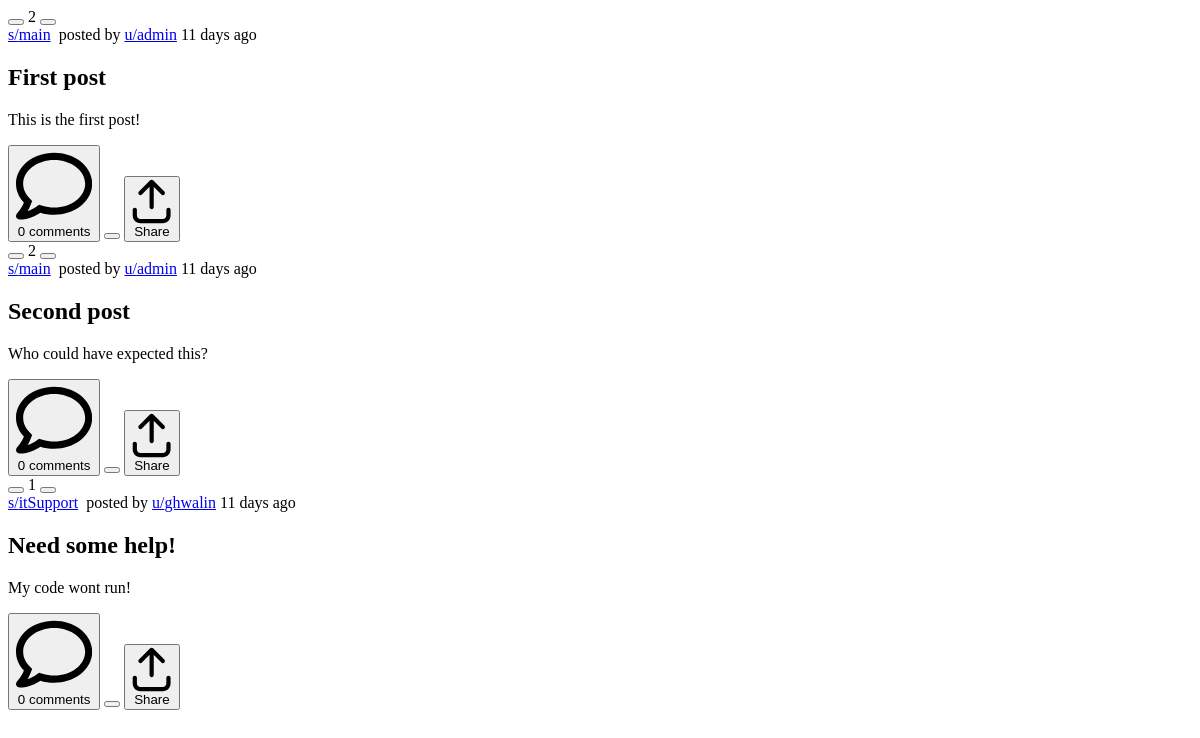
Page /request/fetch_posts.php on the committed database.
### tables this page shows
create table if not exists posts (
    post_id int not null auto_increment,
    title varchar(45) not null,
    content text,
    hash varchar(6) not null,
    user_id int not null,
    community_id int not null,
    status enum('public','draft','removed') not null,
    created_at datetime not null default current_timestamp,
    primary key (post_id),
    index fk_posts_users (user_id asc) visible,
    index fk_community1_idx (community_id asc) visible,
    constraint fk_posts_users foreign key (user_id) references users (user_id),
    constraint fk_community1 foreign key (community_id) references communities (community_id) on delete cascade
);

### require/db_connect.php (called while the page is built, shortened)
<?php
$conn = new mysqli('127.0.0.1', 'root', '', 'greendit');
function query($sql) {
    global $conn;
    $result = $conn->query($sql);
    return $result->fetch_all(MYSQLI_ASSOC);
}

### require/util.php (called while the page is built, shortened)
<?php
function icon($name, $class = '') {
    $contents = file_get_contents(__DIR__ . '/../resources/icons/' . $name . '.svg');
    return $contents;
}

### require/feed/post.php (the view, shortened to what this page needs)
<?php
function getPostData($post) {
    extract($post);
    $user = row('select * from users where user_id=' . $user_id);
    $community = row('select * from communities where community_id=' . $community_id);
    $media = query('select * from post_media where post_id=' . $post_id);
    $comments = rows('select * from comments where post_id=' . $post_id);
    $likes = rows('select * from post_likes where post_id=' . $post_id);
    $dislikes = rows('select * from post_dislikes where post_id=' . $post_id);
    $total_likes = $likes - $dislikes;
    $age = formatDate($created_at);
    $liked = $disliked = $saved = false;
    return array(
        'username' => $user['username'],
        'sub' => $community['shortname'],
        'removed' => $status == 'removed',
        'hash' => $hash,
        'title' => $title,
        'content' => $content,
        'media' => $media,
        'likes' => $total_likes,
        'comments' => $comments,
        'date' => $created_at,
        'age' => $age,
        'liked' => $liked,
        'disliked' => $disliked,
        'saved' => $saved
    );
}
function post_footer($saved = false, $comments = 0) {
    ?>
    <section class="footer">
        <button aria-label="comment" name="comment-btn" class="comment-btn">
            <?= icon('comment') ?>
            <?= $comments ?> comments
        </button>
        <button aria-label="save" name="save-btn" class="save-btn<?= active($saved) ?>">
        </button>
        <button aria-label="share" name="share-btn" class="share-btn">
            <?= icon('share') ?> Share
        </button>
    </section>
    <?php
}
function postHTML($post, $show_community = true, $show_user = true) {
    $post_data = getPostData($post);
    extract($post_data);
?>
    <article class="post" data-hash="<?= $hash ?>" data-sub="<?= $sub ?>">
        <section class="left">
            <?= arrow_wrapper($liked, $disliked, $likes, false, false) ?>
        </section>
        <section class="right">
            <header class="head">
                <?php if ($show_community) :
                    if (!$show_user) echo 'posted in '; ?>
                    <a href="subs/'<?= $sub ?>">s/<?= $sub ?></a>&nbsp;
                <?php endif;
                if ($show_user) : ?>
                    posted by
                    <a href="users/<?= $username ?>">u/<?= $username ?></a>
                <?php endif; ?>
                <?= $age ?>
            </header>
            <h2><?= $title ?></h2>
            <?php if (count($media) == 0) : ?>
                <p><?= $content ?></p>
                <?php endif;
            post_footer($saved, $comments);
            ?>
        </section>
    </article>
<?php
}
    ?>

### request/fetch_posts.php (shortened to what this page needs)
<?php
require __DIR__ . '/../require/db_connect.php';
require __DIR__ . '/../require/feed.php';
$start = 0;
$limit = 10;
$sub = '*';
if ($sub == '*') {
    $posts = query("
        select * from posts
        order by posts.created_at desc
        limit $start, $limit");
}
if (count($posts) > 0) {
    foreach ($posts as $post) {
        postHTML($post);
    }
} else {
    http_response_code(204);
    exit('<p>No posts found</p>');
}

### require/feed/common.php
<?php
function arrow_wrapper($liked = false, $disliked = false, $count = 0, $horizontal = false, $disabled = false) {
    return '
        <section class="arrow-wrapper' . active($horizontal, 'horizontal') . '">
            <button aria-label="upvote" name="upvote-btn" name="upvote" class="upvote' . active($liked) . '" ' . active($disabled, 'disabled') . '>
                ' . icon('upvote') . '
            </button>
            <span class="like-count">
                ' . $count . '
            </span>
            <button aria-label="downvote" name="downvote-btn" name="downvote" class="downvote' . active($disliked) . '" ' . active($disabled, 'disabled') . '>
                ' . icon('upvote') . '
            </button>
        </section>
        ';
}

### rows in the picture
posts: count "2", sub "main", username "admin", title "First post", content "This is the first post!"
posts: post_id "2", sub "main", username "admin", title "Second post", content "Who could have expected this?"
posts: count "1", sub "itSupport", username "ghwalin", title "Need some help!", content "My code wont run!"
